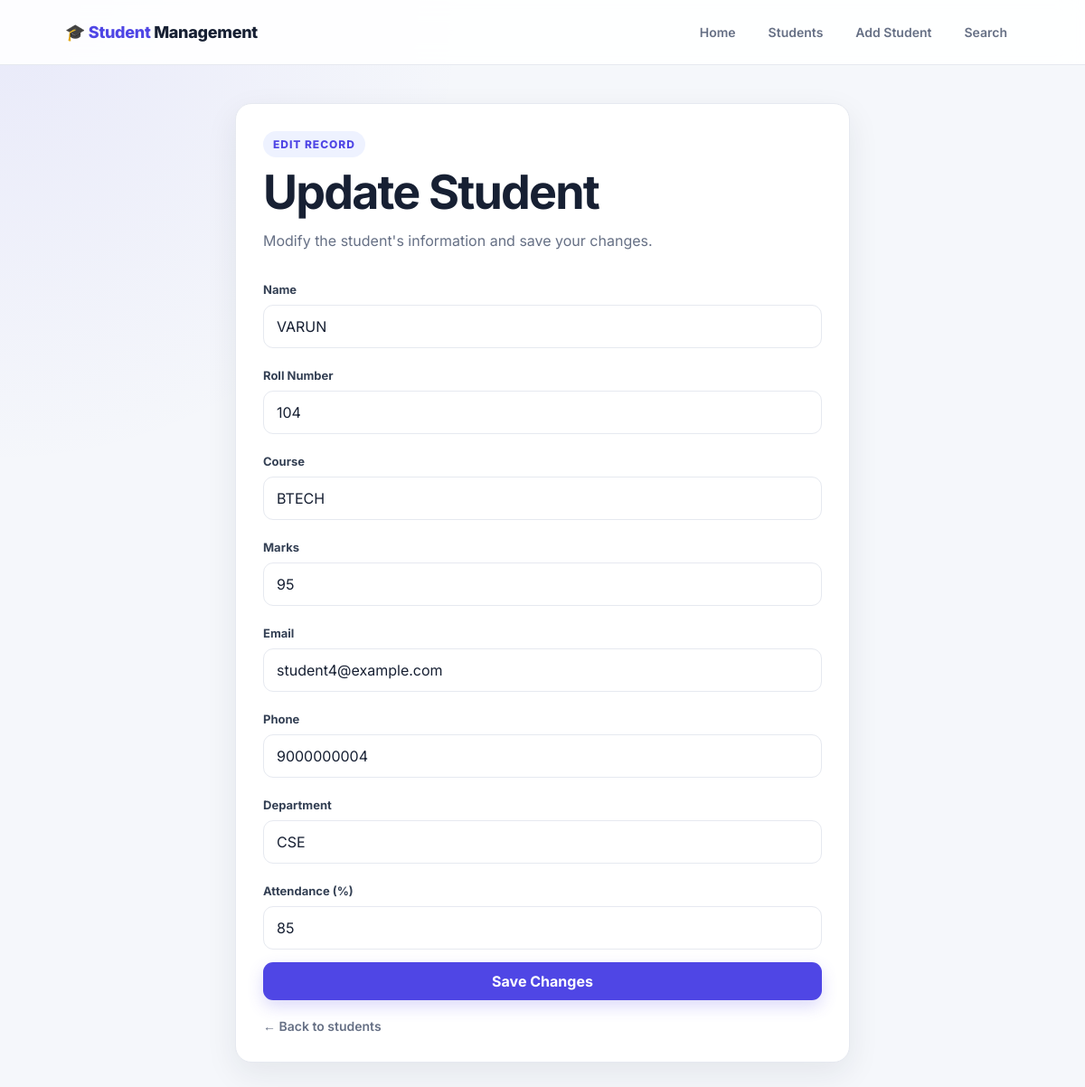
Page /update/4 on the committed database.
### tables this page shows
CREATE TABLE students (
    id INTEGER PRIMARY KEY AUTOINCREMENT,
    name TEXT NOT NULL,
    roll_no TEXT NOT NULL UNIQUE,
    course TEXT NOT NULL,
    marks INTEGER NOT NULL CHECK (marks >= 0 AND marks <= 100),
    email TEXT NOT NULL,
    phone TEXT NOT NULL,
    department TEXT NOT NULL,
    attendance INTEGER NOT NULL CHECK (attendance >= 0 AND attendance <= 100)
);

### app.py (the view, shortened to what this page needs)
@app.route("/update/<int:student_id>", methods=["GET", "POST"])
def update_student(student_id):
    conn = get_db_connection()
    student = conn.execute(
        "SELECT * FROM students WHERE id = ?",
        (student_id,)
    ).fetchone()
    if student is None:
        conn.close()
        flash("Student not found.", "error")
        return redirect(url_for("students"))
    conn.close()
    return render_template("update.html", student=student)

### app.py (called while the page is built)
def get_db_connection():
    conn = sqlite3.connect(DATABASE)
    conn.row_factory = sqlite3.Row
    return conn

### templates/update.html (shortened to what this page needs)
<!DOCTYPE html>
<html lang="en">
<head>
    <link rel="stylesheet" href="{{ url_for('static', filename='style.css') }}">
</head>
<body>
<nav class="navbar">
    <a class="logo" href="{{ url_for('index') }}">🎓 <span>Student</span> Management</a>
    <div class="nav-links">
        <a href="{{ url_for('index') }}">Home</a>
        <a href="{{ url_for('students') }}">Students</a>
        <a href="{{ url_for('add_student') }}">Add Student</a>
        <a href="{{ url_for('search') }}">Search</a>
    </div>
</nav>
<main class="form-container">
    <div class="form-card card">
        <span class="eyebrow">Edit Record</span>
        <h1>Update Student</h1>
        <p class="form-description">Modify the student's information and save your changes.</p>
        <form method="POST">
            <label for="name">Name</label>
            <input type="text" id="name" name="name" value="{{ student[1] }}" required>
            <label for="roll_no">Roll Number</label>
            <input type="text" id="roll_no" name="roll_no" value="{{ student[2] }}" required>
            <label for="course">Course</label>
            <input type="text" id="course" name="course" value="{{ student[3] }}" required>
            <label for="marks">Marks</label>
            <input type="number" id="marks" name="marks" value="{{ student[4] }}" min="0" max="100" required>
            <label for="email">Email</label>
            <input type="email" id="email" name="email" value="{{ student[5] }}" required>
            <label for="phone">Phone</label>
            <input type="tel" id="phone" name="phone" value="{{ student[6] }}" required>
            <label for="department">Department</label>
            <input type="text" id="department" name="department" value="{{ student[7] }}" required>
            <label for="attendance">Attendance (%)</label>
            <input type="number" id="attendance" name="attendance" value="{{ student[8] }}" min="0" max="100" required>
            <button type="submit">Save Changes</button>
        </form>
        <a class="back-link" href="{{ url_for('students') }}">← Back to students</a>
    </div>
</main>
</body>
</html>

### static/style.css (style rules this page uses)
:root { --bg: #f5f7fb; --surface: #ffffff; --surface-soft: #f8faff; --text: #172033; --muted: #667085; --primary: #4f46e5; --primary-dark: #3730a3; --primary-soft: #eef2ff; --success: #15803d; --success-soft: #ecfdf3; --danger: #dc2626; --danger-soft: #fef2f2; --border: #e6e9f0; --shadow: 0 12px 35px rgba(31, 41, 55, .08); --radius: 18px; }
* { box-sizing: border-box; }
body { margin: 0; min-height: 100vh; font-family: 'Inter', Arial, sans-serif; color: var(--text); background: radial-gradient(circle at top left, rgba(79,70,229,.08), transparent 30%), var(--bg); }
a { color: inherit; text-decoration: none; }
.navbar { height: 72px; padding: 0 6%; display: flex; align-items: center; justify-content: space-between; gap: 24px; background: rgba(255,255,255,.9); backdrop-filter: blur(14px); border-bottom: 1px solid var(--border); position: sticky; top: 0; z-index: 10; }
.logo { font-weight: 800; font-size: 18px; letter-spacing: -.3px; white-space: nowrap; }
.logo span { color: var(--primary); }
.nav-links { display: flex; align-items: center; gap: 8px; }
.nav-links a { padding: 10px 14px; border-radius: 10px; color: var(--muted); font-size: 14px; font-weight: 600; transition: .2s ease; }
.container, .form-container, .page-container { width: min(1120px, 92%); margin: 0 auto; }
.form-container { max-width: 680px; padding: 42px 0 70px; }
.eyebrow { display: inline-flex; padding: 7px 11px; border-radius: 999px; background: var(--primary-soft); color: var(--primary); font-size: 12px; font-weight: 800; text-transform: uppercase; letter-spacing: .08em; }
h1 { margin: 12px 0; font-size: clamp(32px, 5vw, 52px); line-height: 1.05; letter-spacing: -1.8px; }
.subtitle, .form-description { color: var(--muted); line-height: 1.7; margin: 0 0 24px; }
.hero-card, .card { background: var(--surface); border: 1px solid var(--border); border-radius: var(--radius); box-shadow: var(--shadow); }
.btn, button { border: 0; border-radius: 11px; padding: 11px 17px; font: inherit; font-weight: 700; cursor: pointer; transition: transform .15s ease, box-shadow .15s ease, background .15s ease; }
.btn-primary, button[type="submit"] { color: white; background: var(--primary); box-shadow: 0 7px 18px rgba(79,70,229,.2); }
.form-card { padding: 30px; }
form { display: grid; gap: 9px; }
label { margin-top: 8px; font-size: 13px; font-weight: 700; color: #344054; }
input { width: 100%; padding: 13px 14px; margin: 0 0 5px; border: 1px solid var(--border); border-radius: 11px; background: #fff; color: var(--text); font: inherit; outline: none; transition: .2s; }
.back-link { display: inline-flex; margin-top: 20px; color: var(--muted); font-weight: 600; font-size: 14px; }

### rows in the picture
students: name "VARUN", roll_no "104", course "BTECH", marks "95", email "student4@example.com", phone "9000000004", department "CSE", attendance "85"
